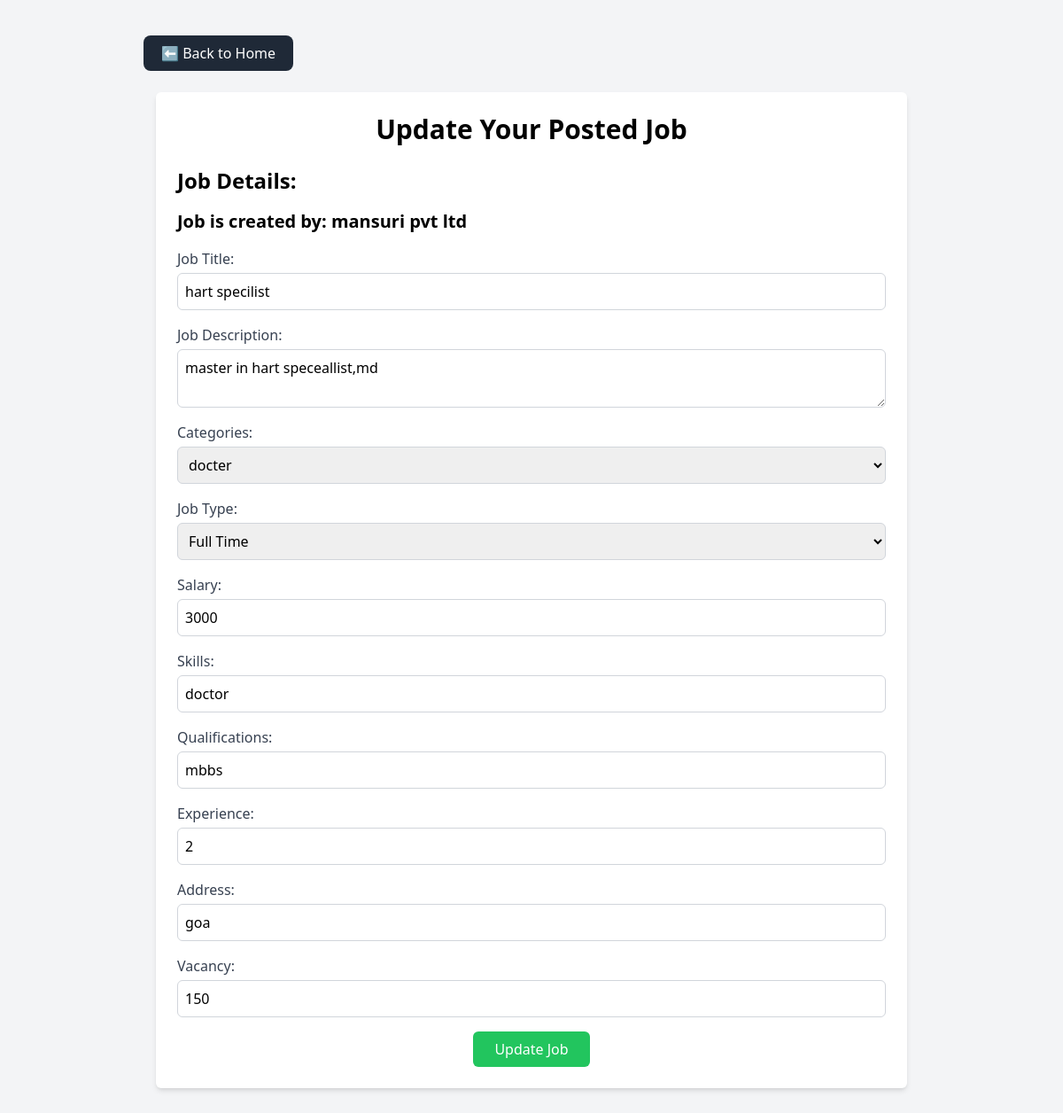
The page /update_post_job/57/ (signed in) on the database its author committed.
### website/models.py (models this page shows, shortened)
class c_register(models.Model):
    cp_name = models.CharField(max_length=255)
    cp_email = models.EmailField(unique=True)
    cp_phone = models.CharField(max_length=15)
    cp_gst_no = models.CharField(max_length=50)
    cp_password = models.CharField(max_length=255)
    is_verified = models.BooleanField(default=False)
    STATUS_CHOICES = [
        ('Unverified', 'Unverified'),
        ('Verified', 'Verified'),
    ]
    status = models.CharField(
        max_length=20,
        choices=STATUS_CHOICES,
        default='Unverified'
    )

class sub_job(models.Model):
    id = models.AutoField(primary_key=True)
    category = models.ForeignKey(category, on_delete=models.CASCADE)
    company = models.ForeignKey(c_register, on_delete=models.CASCADE)
    job_title=models.CharField(max_length=50)
    job_description=models.TextField()
    job_type = models.CharField(max_length=20, choices=[('Full-Time', 'Full-Time'), ('Part-Time', 'Part-Time'),('Freelancer','Freelancer')], default='Full-Time')
    job_salary = models.IntegerField()
    job_location = models.CharField(max_length=50)
    job_skils = models.CharField(max_length=50)
    job_experience = models.IntegerField()
    job_qualification = models.CharField(max_length=50)
    job_vacancy = models.IntegerField()
    job_apply = models.CharField(max_length=50)

### website/views.py (the view, shortened to what this page needs)
# urls.py: path('update_post_job/<int:job_id>/', update_post_job, name='update_post_job'),
def update_post_job(request, job_id):
    if 'cp_email' in request.session:  # Ensure company is logged in
        company = c_register.objects.get(cp_email=request.session['cp_email'])  # Get logged-in company
        try:
            job = sub_job.objects.get(id=job_id, company=company)
        except sub_job.DoesNotExist:
            return render(request, 'update_post_job.html', {'error': 'Job not found or unauthorized access.'})
        categories = category.objects.all()  # Load all categories for dropdown
        return render(request, 'update_post_job.html', {
            'job': job,
            'categories': categories,
            'company': company
        })
    else:
        return redirect('login')  # Redirect if no company is logged in

### website/templates/update_post_job.html (shortened to what this page needs)
{% load static %}
<html lang="en">
<head>
  <script src="https://cdn.tailwindcss.com"></script>
  <link href="https://cdnjs.cloudflare.com/ajax/libs/font-awesome/5.15.3/css/all.min.css" rel="stylesheet"/>
</head>
<body class="bg-gray-100 min-h-screen flex flex-col items-center justify-center py-10">
  <div class="mb-6 w-full ml-5 max-w-4xl flex justify-start">
    <a href="{% url 'home' %}"
       class="bg-gray-800 text-white px-5 py-2 rounded-lg hover:bg-gray-900 transition">
      ⬅ Back to Home
    </a>
  </div>
  <form action="" method="POST" class="w-full max-w-4xl px-6">
    <div class="p-6 bg-white shadow-md rounded-md">
      <h1 class="text-3xl font-bold text-center mb-6">Update Your Posted Job</h1>
      <h4 class="text-2xl font-semibold mb-4">Job Details:</h4>
      <h1 class="text-xl font-semibold mb-4">
        Job is created by: {{ company.cp_name }}
      </h1>
      <div class="mb-4">
        <label class="block text-gray-700">Job Title:</label>
        <input class="w-full mt-1 p-2 border border-gray-300 rounded-md"
               placeholder="Job Title"
               name="job_title"
               type="text"
               value="{{ job.job_title }}" />
      </div>
      <div class="mb-4">
        <label class="block text-gray-700">Job Description:</label>
        <textarea class="w-full mt-1 p-2 border border-gray-300 rounded-md"
                  name="job_description"
                  placeholder="Write Job Description:">{{ job.job_description }}</textarea>
      </div>
      <div class="mb-4">
        <label class="block text-gray-700">Categories:</label>
        <select name="category" id="category" class="w-full mt-1 p-2 border border-gray-300 rounded-md">
          {% for i in categories %}
            <option value="{{ i.id }}">{{ i.category_name }}</option>
          {% endfor %}
        </select>
      </div>
      <div class="mb-4">
        <label class="block text-gray-700">Job Type:</label>
        <select name="job_type" class="w-full mt-1 p-2 border border-gray-300 rounded-md">
          <option value="Full Time" {% if job.job_type == 'Full Time' %}selected{% endif %}>Full Time</option>
        </select>
      </div>
      <div class="mb-4">
        <label class="block text-gray-700">Salary:</label>
        <input class="w-full mt-1 p-2 border border-gray-300 rounded-md"
               placeholder="Salary"
               name="job_salary"
               type="text"
               value="{{ job.job_salary }}" />
      </div>
      <div class="mb-4">
        <label class="block text-gray-700">Skills:</label>
        <input class="w-full mt-1 p-2 border border-gray-300 rounded-md"
               placeholder="Skills"
               name="job_skils"
               type="text"
               value="{{ job.job_skils }}" />
      </div>
      <div class="mb-4">
        <label class="block text-gray-700">Qualifications:</label>
        <input class="w-full mt-1 p-2 border border-gray-300 rounded-md"
               placeholder="Qualifications"
               name="job_qualification"
               type="text"
               value="{{ job.job_qualification }}" />
      </div>
      <div class="mb-4">
        <label class="block text-gray-700">Experience:</label>
        <input class="w-full mt-1 p-2 border border-gray-300 rounded-md"
               placeholder="Experience"
               name="job_experience"
               type="text"
               value="{{ job.job_experience }}" />
      </div>
      <div class="mb-4">
        <label class="block text-gray-700">Address:</label>
        <input class="w-full mt-1 p-2 border border-gray-300 rounded-md"
               placeholder="Address"
               name="job_location"
               type="text"
               value="{{ job.job_location }}" />
      </div>
      <div class="mb-4">
        <label class="block text-gray-700">Vacancy:</label>
        <input class="w-full mt-1 p-2 border border-gray-300 rounded-md"
               placeholder="Vacancy"
               name="job_vacancy"
               type="text"
               value="{{ job.job_vacancy }}" />
      </div>
      <div class="text-center">
        <button class="bg-green-500 text-white px-6 py-2 rounded-md hover:bg-green-600 transition">
          Update Job
        </button>
      </div>
    </div>
  </form>
</body>
</html>

### rows shown on the page
c_register: cp_name "mansuri pvt ltd"
sub_job: job_title "hart specilist", job_description "master in hart speceallist,md", job_type "Full Time", job_salary "3000", job_skils "doctor", job_qualification "mbbs", job_experience "2", job_location "goa", job_vacancy "150"

### other values the page prints
form field category "docter"
